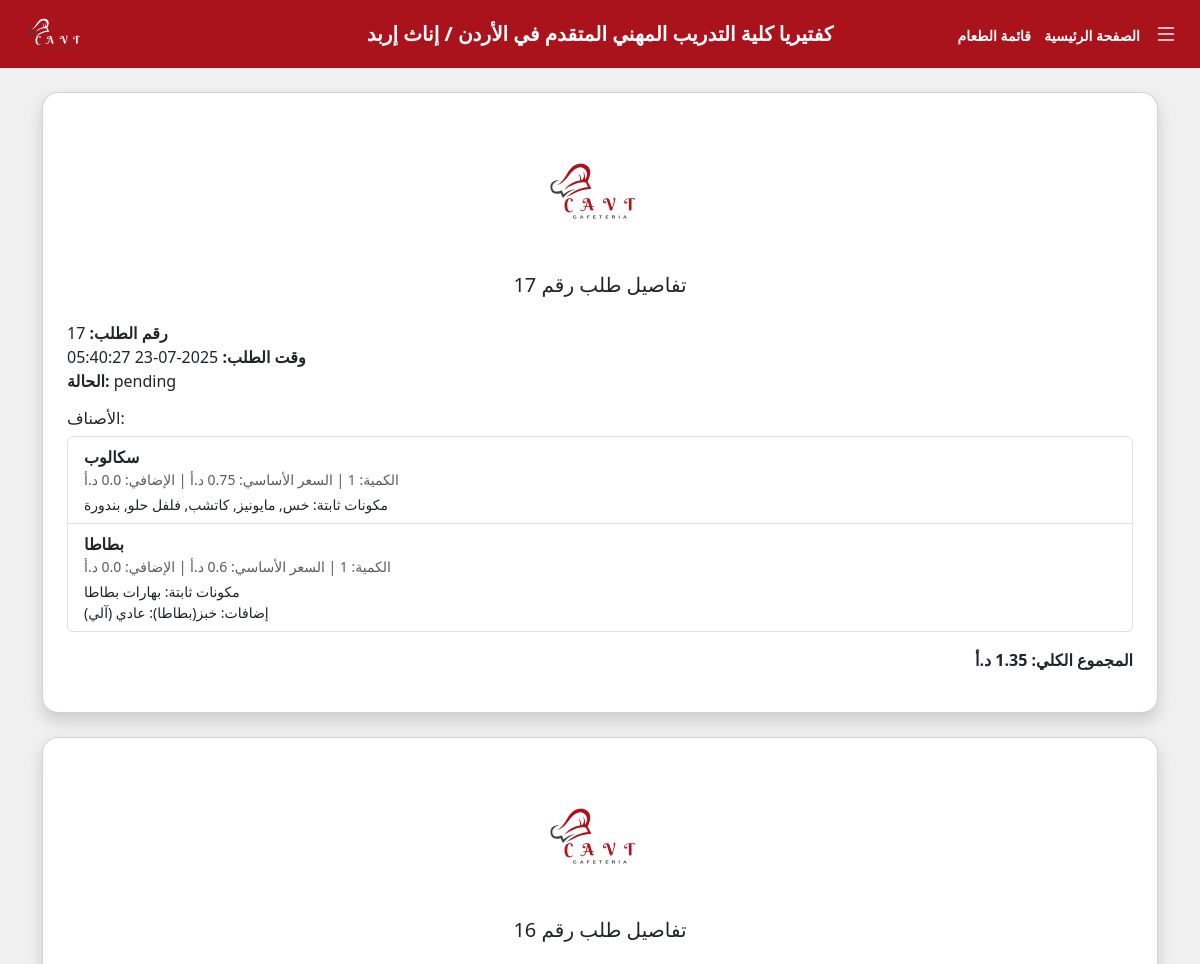
The page /order_waiting/17 (signed in, upper part) on the database as committed earlier.
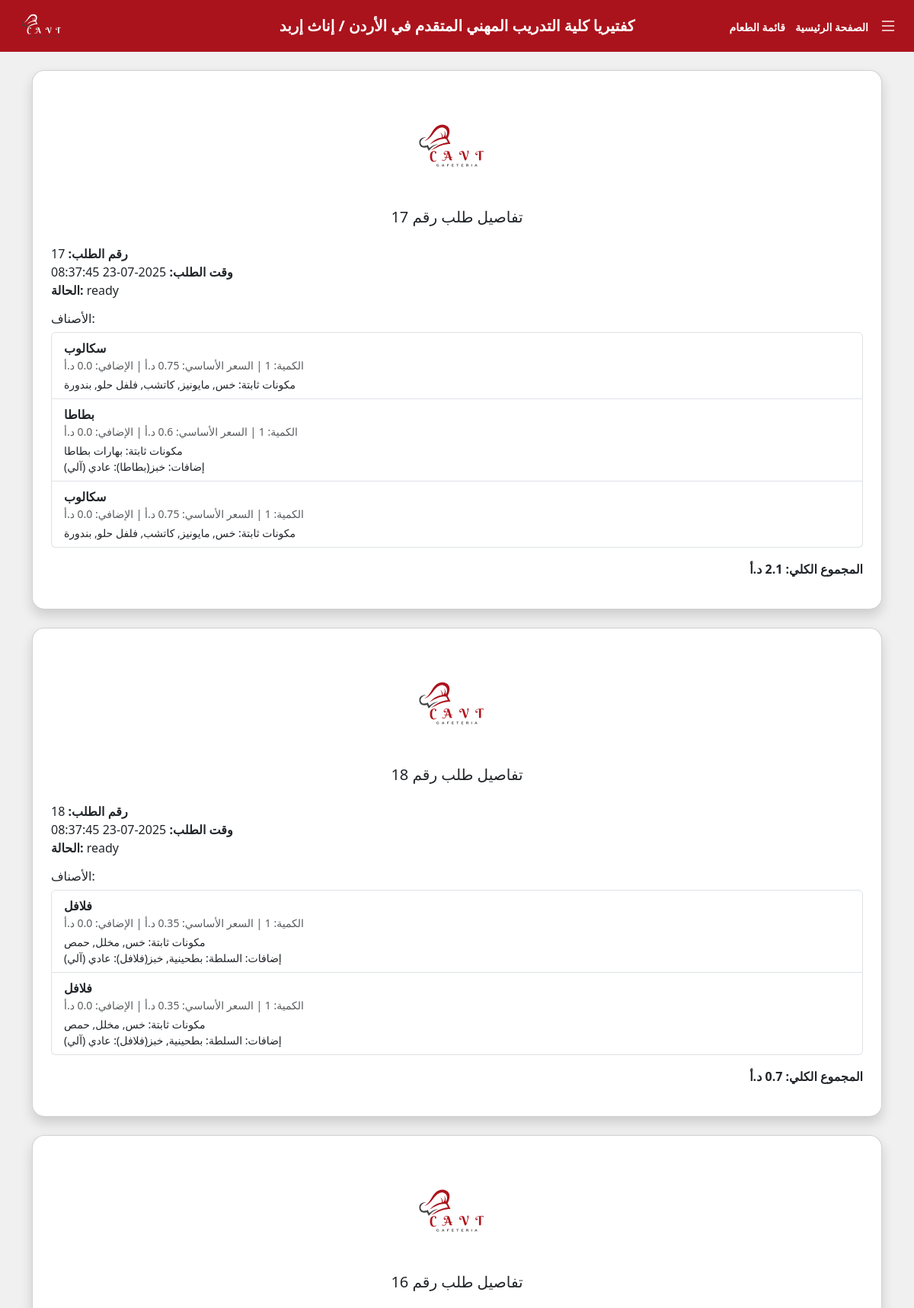
The same page on the database as committed later.
### tables this page shows
CREATE TABLE "orders" (
	"id"	INTEGER,
	"user_id"	INTEGER NOT NULL,
	"order_time"	DATETIME NOT NULL DEFAULT CURRENT_TIMESTAMP,
	"status"	TEXT NOT NULL DEFAULT 'pending',
	PRIMARY KEY("id" AUTOINCREMENT),
	FOREIGN KEY("user_id") REFERENCES "User"("id") ON DELETE CASCADE
);

CREATE TABLE "order_details" (
	"id"	INTEGER,
	"order_id"	INTEGER NOT NULL,
	"item_id"	INTEGER NOT NULL,
	"quantity"	INTEGER DEFAULT 1,
	"base_price"	REAL NOT NULL,
	"extra_price"	REAL DEFAULT 0,
	"details_json"	TEXT,
	PRIMARY KEY("id" AUTOINCREMENT),
	FOREIGN KEY("item_id") REFERENCES "MenuItem"("id") ON DELETE CASCADE,
	FOREIGN KEY("order_id") REFERENCES "orders"("id") ON DELETE CASCADE
);

CREATE TABLE "MenuItem" (
	"id"	INTEGER,
	"name"	TEXT NOT NULL,
	"price"	REAL NOT NULL,
	"category_id"	INTEGER NOT NULL,
	"image"	TEXT DEFAULT 'image/default.jpg',
	PRIMARY KEY("id" AUTOINCREMENT),
	FOREIGN KEY("category_id") REFERENCES "category"("id") ON DELETE CASCADE
);

### temp.py (the view)
@app.route('/order_waiting/<int:order_id>')
@login_required
def order_waiting(order_id):
    conn = get_db_connection()
    selected_order = conn.execute('SELECT * FROM orders WHERE id = ?', (order_id,)).fetchone()
    if not selected_order:
        conn.close()
        flash("🚫 لم يتم العثور على الطلب.")
        return redirect(url_for('home'))
    order_date = selected_order['order_time'].split(" ")[0]  # جزء التاريخ فقط
    user_id = session.get('user_id')
    orders = conn.execute('''
        SELECT id, order_time, status
        FROM orders
        WHERE user_id = ? AND DATE(order_time) = ?
        ORDER BY order_time DESC
    ''', (user_id, order_date)).fetchall()
    all_orders = []
    for order in orders:
        order_id = order['id']
        rows = conn.execute('''
            SELECT od.quantity, od.base_price, od.extra_price, od.details_json,
                   m.name AS item_name
            FROM order_details od
            JOIN MenuItem m ON od.item_id = m.id
            WHERE od.order_id = ?
        ''', (order_id,)).fetchall()
        order_items = []
        total = 0
        for row in rows:
            details = json.loads(row['details_json']) if row['details_json'] else {}
            fixed_ingredients = details.get('fixed_ingredients', [])
            custom_options = details.get('custom_options', [])
            notes = details.get('notes', '')
            total_price = row['base_price'] + row['extra_price']
            total += total_price * row['quantity']
            order_items.append({
                'item_name': row['item_name'],
                'quantity': row['quantity'],
                'base_price': row['base_price'],
                'extra_price': row['extra_price'],
                'fixed_ingredients': fixed_ingredients,
                'custom_options': custom_options,
                'notes': notes
            })
        all_orders.append({
            'id': order['id'],
            'order_time': order['order_time'],
            'status': order['status'],
            'items': order_items,
            'total': round(total, 2)
        })
    conn.close()
    return render_template('order_confirmed.html', orders=all_orders)

### database.py (called while the page is built)
def get_db_connection():
    conn = sqlite3.connect("college_users.db")
    conn.row_factory = sqlite3.Row  # بترجع النتائج كـ dict
    return conn

### temp.py (called while the page is built)
def login_required(f):
    @wraps(f)
    def decorated_function(*args, **kwargs):
        if 'user_id' not in session:
            flash('يجب تسجيل الدخول أولاً')
            return redirect(url_for('login'))
        return f(*args, **kwargs)
    return decorated_function

### templates/order_confirmed.html (shortened to what this page needs)
{% extends 'navbar.html' %}
{% block body %}
<div class="container py-4">
  {% for order in orders %}
  <div class="card shadow p-4 mb-4 rounded-4">
    <div class="text-center mb-3">
      <img src="{{ url_for('static', filename='image/CAVT_logo.svg') }}" alt="شعار الكلية" class="rounded" width="140">
    </div>
    <h5 class="text-center mb-4">تفاصيل طلب رقم {{ order['id'] }}</h5>
    <div class="mb-3">
      <strong>رقم الطلب:</strong> {{ order['id'] }}<br>
      <strong>وقت الطلب:</strong> {{ order['order_time'] }}<br>
      <strong>الحالة:</strong> {{ order['status'] }}
    </div>
    <div class="mb-3">
      <h6>الأصناف:</h6>
      <ul class="list-group">
        {% for item in order['items'] %}
        <li class="list-group-item d-flex flex-column">
          <div><strong>{{ item.item_name }}</strong></div>
          <div class="small text-muted">
            الكمية: {{ item.quantity }} | السعر الأساسي: {{ item.base_price }} د.أ | الإضافي: {{ item.extra_price }} د.أ
          </div>
          {% if item.fixed_ingredients or item.custom_options or item.notes %}
          <div class="small mt-1">
            {% if item.fixed_ingredients %}
            <div>مكونات ثابتة: {{ item.fixed_ingredients|join(', ') }}</div>
            {% endif %}
            {% if item.custom_options %}
            <div>
              إضافات:
              {% for opt in item.custom_options %}
              {{ opt.ingredient_name }}: {{ opt.option_name }}{% if not loop.last %}, {% endif %}
              {% endfor %}
            </div>
            {% endif %}
          </div>
          {% endif %}
        </li>
        {% endfor %}
      </ul>
    </div>
    <div class="mb-3 text-end">
      <strong>المجموع الكلي: {{ order.total }} د.أ</strong>
    </div>
  </div>
  {% endfor %}
</div>
{% endblock %}

### templates/navbar.html (shortened to what this page needs)
<!DOCTYPE html>
<html lang="ar" dir="ltr">
<head>
  <link href="https://cdn.jsdelivr.net/npm/bootstrap@5.3.3/dist/css/bootstrap.min.css" rel="stylesheet">
  <link href="https://cdn.jsdelivr.net/npm/bootstrap-icons@1.10.5/font/bootstrap-icons.css" rel="stylesheet">
  <link rel="stylesheet" href="{{ url_for('static', filename='style.css') }}">
</head>
<body class="background-color-f0f0f0">
  <header class="background-color-AB131C text-white fs-5 fw-bold py-2">
    <div class="container-fluid">
      <div class="row align-items-center">
        <div class="col-md-3 text-center-mobile text-md-end py-2 d-flex">
            <img src="{{ url_for('static', filename='image/1.svg') }}" alt="شعار" style="max-width: 90px;" class="img-fluid bigger-logo">
        </div>
        <div class="col-md-6 py-2 text-center hide-on-mobile">
          كفتيريا كلية التدريب المهني المتقدم في الأردن / إناث إربد
        </div>
<div class="col-md-3 d-flex flex-row-reverse align-items-center px-3">
          <div class="dropdown mb-2 mb-md-0">
            <button class="dropdown-toggle bg-transparent border-0 text-white fs-4" type="button" data-bs-toggle="dropdown" aria-expanded="false">
              <i class="bi bi-list menu-icon"></i>
            </button>
          </div>
          <div class="text-center text-md-start">
            {% if session.get('user_id') and (session.get('role_id') != 1) %}
              <a href="/home" class="text-white text-decoration-none me-2 hide-on-mobile" style="font-size: 14px;">الصفحة الرئيسية</a>
              <a href="/menu" class="text-white text-decoration-none me-2 hide-on-mobile" style="font-size: 14px;">قائمة الطعام</a>
            {% endif %}
          </div>
        </div>
      </div>
    </div>
  </header>
  <main>
    {% block body %}
    {% endblock %}
  </main>
</body>
</html>

### static/style.css (style rules this page uses)
body { font-family: "Segoe UI", Tahoma, Geneva, Verdana, sans-serif; user-select: none; }
.background-color-f0f0f0 { background-color: #f0f0f0 !important; }
.card { animation: fadeIn 0.8s ease-in-out; }
.background-color-AB131C { background-color: #AB131C !important; }
.dropdown-toggle::after { content: none; }

Rows that differ between the two databases and show on the page:
changed orders id 17: order_time "2025-07-23 05:40:27" → "2025-07-23 08:37:45"; status "pending" → "ready"
added order_details: item_name "سكالوب", base_price "0.75", extra_price "0.0", fixed_ingredients "خس, مايونيز, كاتشب, فلفل حلو, بندورة", shown under orders id 17
added orders: id "18", order_time "2025-07-23 08:37:45", status "ready"
added order_details: item_name "فلافل", base_price "0.35", extra_price "0.0", fixed_ingredients "خس, مخلل, حمص", ingredient_name "السلطة" "خبز(فلافل)", option_name "بطحينية" "عادي (آلي)", shown under "18"
added order_details: item_name "فلافل", base_price "0.35", extra_price "0.0", fixed_ingredients "خس, مخلل, حمص", ingredient_name "السلطة" "خبز(فلافل)", option_name "بطحينية" "عادي (آلي)", shown under "18"
